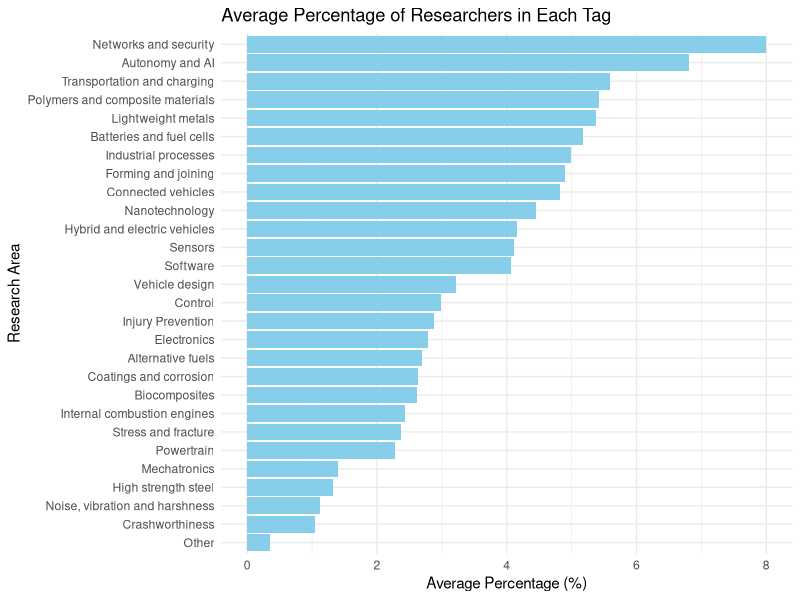

Here is the R script that generated this plot:
## ---- chunk 1
knitr::opts_chunk$set(echo = TRUE)
## ---- chunk 2
# Insert all library required here
library(tidyverse)
library(readxl)
library(dplyr)
library(knitr)
library(kableExtra) 
library(ggplot2)
## ---- chunk 3
# Read the main data set in as researchers and tags file as researcher_tags

researchers = read.csv("ontarioautoresearchers.csv")
researcher_tags = read_excel("ontarioautoresearcherstags.xls")
## ---- chunk 4
glimpse(researchers)
## ---- chunk 5
# Remove variable with errors

researchers = researchers %>% select(!Noise..Vibration.and.Harshness )

# We removed Brock University, Lakehead University, Royal Military College, and Laurentian University from our dataset as each contained less than two entries. These universities likely did not report their full research info to the dataset collectors, thus we removed it to maintain accuracy. 

researchers <- researchers %>% filter(!Institution %in% c("Brock University", "Lakehead University", "Laurentian University", "Royal Military College"))

## ---- chunk 6
# Identifying the amount of researchers across the fields of automotive design.
research_summary = researchers %>%
  pivot_longer(cols = starts_with("Tag."), names_to = "Tag_Number", values_to = "Research_Area") %>%
  filter(!is.na(Research_Area) & Research_Area != "") %>%  # Sanity check
  count(Institution, Research_Area, sort = TRUE) %>%  # Count occurrences
  pivot_wider(names_from = Research_Area, values_from = n, values_fill = 0)  # Use wide format

print(research_summary)

## ---- chunk 7
# Identifying the dominant field for each university
    
research_summary$Institution = research_summary$Institution %>%
  str_to_title() %>%  # Brief sanity check to make sure institution strings are one. 
  str_trim()    # Ex. "Ryerson University" should be equal to "Ryerson university    " 


top_research_by_uni = research_summary %>%
  pivot_longer(cols = -Institution, names_to = "Research_Area", values_to = "Count") %>%
  group_by(Institution) %>%
  slice_max(Count, n = 1, with_ties = FALSE) %>%  # Get the top research category per institution
  select(Institution, Research_Area)

print(top_research_by_uni)

## ---- chunk 8
# Identifying percentage breakdown of each university and their study on each field. 

research_summary = research_summary %>%
  mutate(Total_Research = rowSums(across(-Institution)))  # Sum all research areas per university

top_research_by_uni = research_summary %>%
  pivot_longer(cols = -c(Institution, Total_Research), names_to = "Research_Area", values_to = "Count") %>%
  mutate(Percentage = (Count / Total_Research) * 100) %>%  # Find percentage
  group_by(Institution) %>%
  slice_max(Count, n = 1, with_ties = FALSE) %>%  # Get top research area per institution
  select(Institution, Research_Area, Count, Percentage) %>% arrange(desc(Percentage)) # We want descending order for readability
top_research_by_uni


## ---- chunk 9
# Bootstrapping 

set.seed(50)
research_summary = researchers %>%
  pivot_longer(cols = starts_with("Tag."), names_to = "Tag_Number", values_to = "Research_Area") %>%
  filter(!is.na(Research_Area) & Research_Area != "")  # Sanity Check

num_samples = 1000  # Number of bootstrap samples

bootstrap_results = replicate(num_samples, { # Replicate 1000 times
  sampled_data = research_summary %>% sample_n(n(), replace = TRUE)
  total_researchers = nrow(sampled_data)

  sampled_data %>%
    group_by(Research_Area) %>%
    summarise(Percentage = n() / total_researchers * 100)  # Percentage of each tag
}, simplify = FALSE)

boot_results_df = bind_rows(bootstrap_results, .id = "Iteration") 

average_percentage_df = boot_results_df %>%
  group_by(Research_Area) %>%
  summarise(Mean_Percentage = mean(Percentage)) %>%
  arrange(desc(Mean_Percentage))  # Sort by average percentage in descending order for readability

# Plot the horizontal graph
ggplot(average_percentage_df, aes(x = reorder(Research_Area, Mean_Percentage), y = Mean_Percentage)) +
  geom_bar(stat = "identity", fill = "skyblue") +
  coord_flip() +  # Flip to make it horizontal
  labs(title = "Average Percentage of Researchers in Each Tag",
       x = "Research Area", y = "Average Percentage (%)") +
  theme_minimal()
## ---- chunk 10
# Confidence Interval for "Networks and security"
network_security_percentage = boot_results_df %>%
  filter(Research_Area == "Networks and security") %>% pull(Percentage)

# 95% confidence interval
lower_ci = quantile(network_security_percentage, 0.025)
upper_ci = quantile(network_security_percentage, 0.975)

cat("95% Confidence Interval for Network and Security: [", lower_ci, ", ", upper_ci, "]\n")

## ---- chunk 11

# 2nd-ranked tag
second_place_tag = average_percentage_df$Research_Area[2]

# Prepare data for paired comparison
paired_data = boot_results_df %>%
  filter(Research_Area %in% c("Networks and security", second_place_tag)) %>%
  pivot_wider(names_from = Research_Area, values_from = Percentage)

# Paired t-test (one-sided: Networks and Security > 2nd place)
t_test_result = t.test(
  paired_data$`Networks and security`,
  paired_data[[second_place_tag]],
  paired = TRUE,
  alternative = "greater"  # Tests if Networks and Security > 2nd place
)

cat("Paired t-test: Networks and Security vs.", second_place_tag, "\n")
cat("Mean % Network and Security:", mean(paired_data$`Networks and security`), "\n")
cat("Mean % (", second_place_tag, "):", mean(paired_data[[second_place_tag]]), "\n")
cat("T-statistic:", t_test_result$statistic, "\n")
cat("P-value:", t_test_result$p.value, "\n")

if (t_test_result$p.value < 0.05) {
  cat("Reject H₀. Networks and Security is significantly higher than the other tags. (p < 0.05).")
} else {
  cat("No significant difference (p ≥ 0.05).")
}
